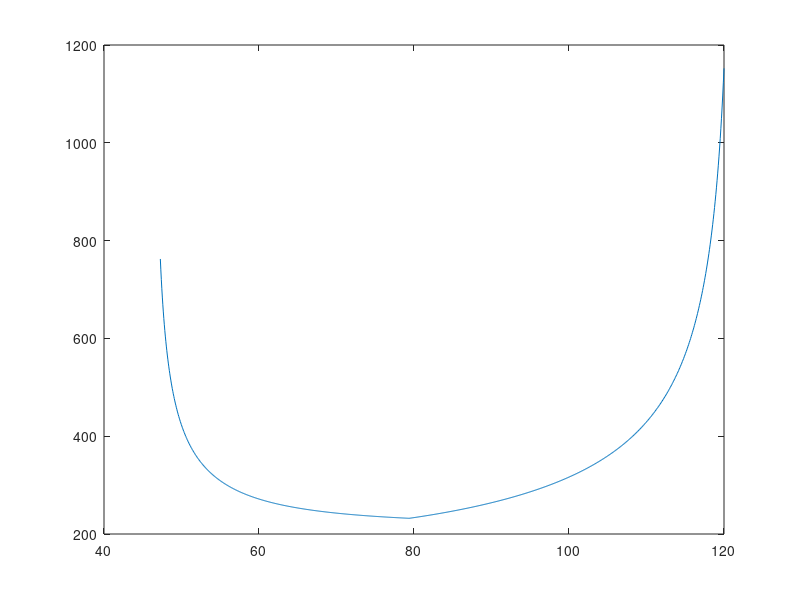
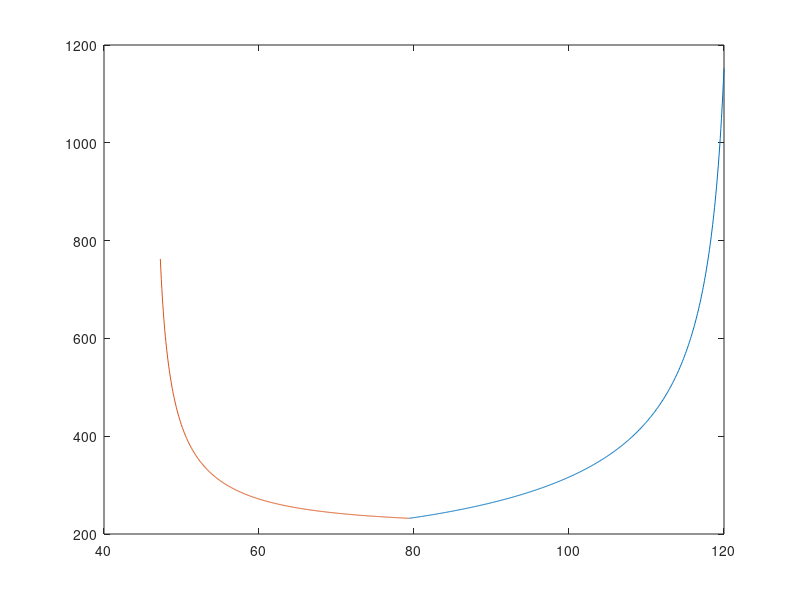
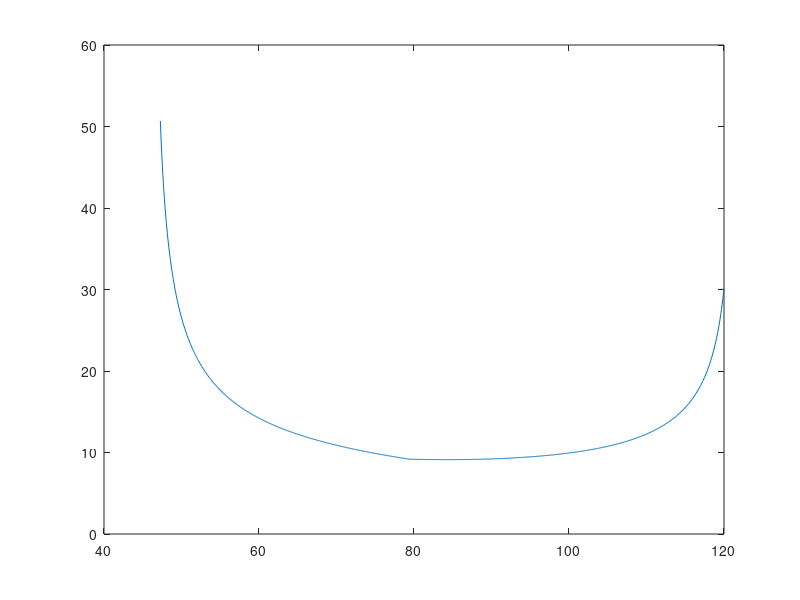
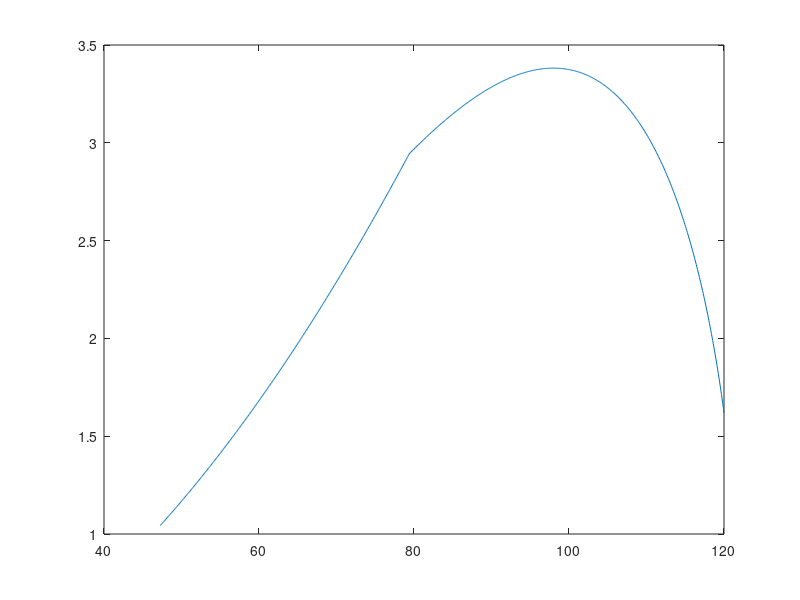

Reproduce these figures in MATLAB, in order.
%% Turning performance.
%INPUTS
close all
clear clc
lambda_isa=-0.0065;
P0_isa=101325;
T_0_isa=288.15;
g_isa=9.80665;
R_isa=287;
h=2400;
%other
h2=2400;
h1=15.24;
A=8;
e=0.8;
S=8.8;
W=1300*9.80665;
%important
PA=290000;
CL_max=1.4;

T=288.15+lambda_isa*h;
P_isa = P0_isa * ((1 + (lambda_isa*h) / T_0_isa) ^ (-g_isa / (R_isa*lambda_isa)));
rho_isa=P_isa/R_isa/T;
V_stall=sqrt(W/S*2/rho_isa*1/CL_max);
CD=(0.0388+CL_max^2/(pi*A*e));
V_PA_PR=(PA/S*2/rho_isa*1/CD)^(1/3)

Vrange1=linspace(V_stall+1,V_PA_PR,500);
L=0.5*rho_isa*S*Vrange1.^2*CL_max;
n=L./W;
bankangle1=acos(1./n);
R=Vrange1.^2./(g_isa*tan(bankangle1));
T_pi=pi.*R./Vrange1;
CDlimit1=0.0388+CL_max^2/(pi*A*e)
CDlimit2=PA/(0.5*rho_isa*120^3*S)
Vrange2=linspace(V_PA_PR, 120,500);

%CD2=PA./(0.5*rho_isa*Vrange2.^3*S);
CD2=linspace(CD, CDlimit2+0.005,500);
CL=sqrt((CD2-0.0388).*pi.*A.*e)
%CL=linspace(1.4,0.25,500)
L2=0.5*rho_isa*S.*Vrange2.^2.*CL;
n2=L2/W;
bankangle2=acos(1./n2);
R2=Vrange2.^2./(g_isa*tan(bankangle2));
T_pi2=pi.*R2./Vrange2;
V=[Vrange1, Vrange2];
bankangletotal=[bankangle1,bankangle2];
R_final=[R, R2];
T_pi_final=[T_pi, T_pi2];
nfinal=[n,n2];
%V=Vrange2
plot(V,R_final)
figure; plot(Vrange2, R2)
hold on
plot(Vrange1, R)
hold off
figure; plot(V,T_pi_final)
figure; plot(V,nfinal)
figure; plot(V,bankangletotal*180/pi)

%plot(V,R_final)
% R_mat=[];
% T_mat=[];
% n_mat=[];
% V=linspace(V_stall+10, 90, 100);
% CL=1.4;
% CD0=0.0488
% CD=CD0+CL^2/(pi*A*e)
%  for i = V
%      Pr=CD*0.5*rho_isa*i^3*S;
%      if Pr>=PA
%          CD=PA/(0.5*rho_isa*i^3*S);
%          CL=sqrt((CD-CD0)*pi*A*e);
%      end
%      L=0.5*CL*rho_isa*i^2*S;
%      n=L/W;
%      bankangle=acos(1/n);
%      R=i^2/(g_isa*tan(bankangle));
%      T_pi=pi*R/i;
%      R_mat=[R_mat,R];
%      T_mat=[T_mat,T_pi];
%      n_mat=[n_mat, n];
%  end
%  
% plot(V,R_mat)
% figure; plot(V,T_mat)
% figure; plot(V,n_mat)